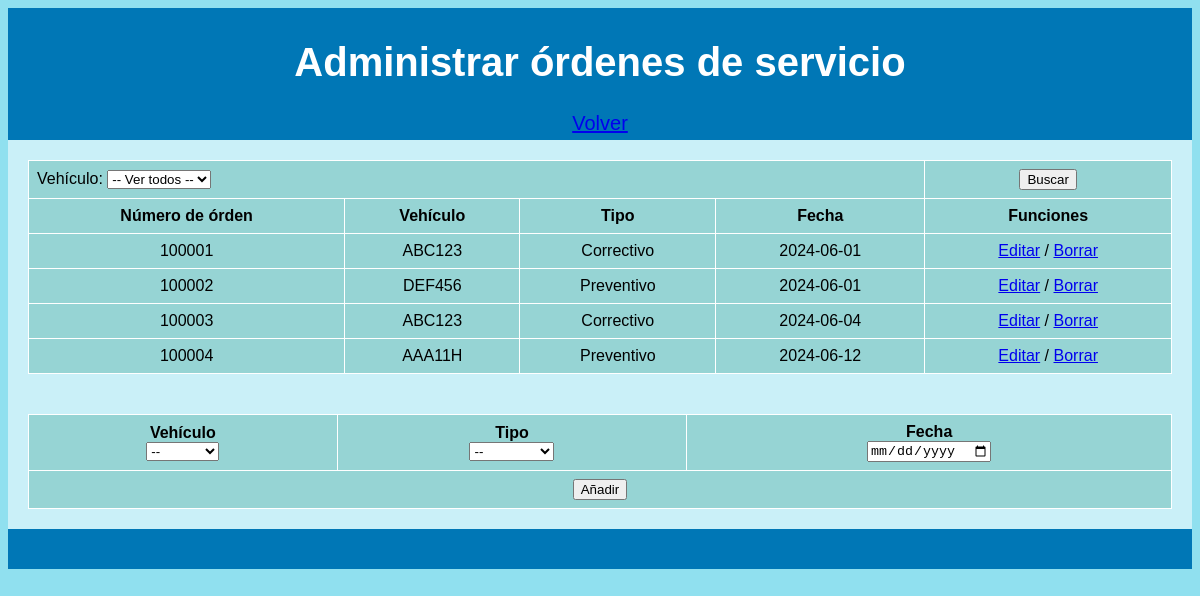
The app's page /form_editar_orden.php with its own data.
### tables this page shows
CREATE TABLE orden_de_servicio(
    numero_de_orden int NOT NULL AUTO_INCREMENT,
    vehiculo varchar(6) NOT NULL,
    tipo_orden text NOT NULL,
    fecha date NOT NULL,
    PRIMARY KEY (numero_de_orden)
);

### form_editar_orden.php (the view, shortened to what this page needs)
<?php
require "connection.php";
$orderData = 0;
?>
<!DOCTYPE html>
<html lang="en">
<head>
    <link rel="stylesheet" href="style.css">
</head>
<body>
    <header>
        <h1>Administrar órdenes de servicio</h1>
        <h13><a href = 'index.php'>Volver</a></h13>
    </header>
    <section>
        <table>
            <form action="editar_orden.php" method="post">
                <tr>
                    <td colspan="4" style="text-align: left;">
                        <label for="placa" class="class2">Vehículo: </label>
                        <select name="placa" id="placa">
                            <option value="todo">-- Ver todos --</option>
                        </select>
                    </td>
                    <td>
                        <input type="submit" value="Buscar" />
                    </td>
                </tr>
                <tr>
                    <th>Número de órden</th>
                    <th>Vehículo</th>
                    <th>Tipo</th>
                    <th>Fecha</th>
                    <th>Funciones</th>
                </tr>
                <?php
                $checking = 0;
                if (is_array($orderData)) {
                    if (sizeof($orderData) > 0) {
                        $checking = 1;
                    } else {
                        $checking = -1;
                    }
                } else {
                    $checking = 0;
                }
                if ($checking == 1) {
                    $orderNumbers = implode(",", $orderData);
                    $sql = "SELECT * FROM orden_de_servicio WHERE numero_de_orden IN (" . $orderNumbers . ")";
                    $result = mysqli_query($conn, $sql);
                    while ($row = mysqli_fetch_assoc($result)) {
                        echo "<tr>";
                        echo "<td>" . $row['numero_de_orden'] . "</td>";
                        echo "<td>" . $row['vehiculo'] . "</td>";
                        echo "<td>" . $row['tipo_orden'] . "</td>";
                        echo "<td>" . $row['fecha'] . "</td>";
                        echo "<td><a href='form_editar_items.php?order=" . $row['numero_de_orden'] . "'>Editar</a><a> / </a><a href='borrar_orden.php?order=" . $row['numero_de_orden'] . "'>Borrar</a></td>";
                        echo "</tr>";
                    }
                } else {
                    $sql = "SELECT * FROM orden_de_servicio";
                    $result = mysqli_query($conn, $sql);
                    while ($row = mysqli_fetch_assoc($result)) {
                        echo "<tr>";
                        echo "<td>" . $row['numero_de_orden'] . "</td>";
                        echo "<td>" . $row['vehiculo'] . "</td>";
                        echo "<td>" . $row['tipo_orden'] . "</td>";
                        echo "<td>" . $row['fecha'] . "</td>";
                        echo "<td><a href='form_editar_items.php?order=" . $row['numero_de_orden'] . "'>Editar</a><a> / </a><a href='borrar_orden.php?order=" . $row['numero_de_orden'] . "'>Borrar</a></td>";
                        echo "</tr>";
                    }
                }
                ?>
        </table>
    </section>
    <section>
        <table>
            <form action="Add_orden.php" method="post">
                <tr>
                    <th>
                        <label for="vehiculo" class="class1">Vehículo</label>
                        <select name="vehiculo" id="vehiculo">
                            <option value="invalid">--</option>
                        </select>
                    </th>
                    <th>
                        <label for="tipo" class="class1">Tipo</label>
                        <select name="tipo" id="tipo">
                            <option value="invalid">--</option>
                        </select>
                    </th>
                    <th>
                        <label for="fecha" class="class1">Fecha</label>
                        <input type="date" name="fecha" id="fecha">
                    </th>
                </tr>
                <tr>
                    <th colspan="3"><input type="submit" value="Añadir" /></th>
                </tr>
            </form>
        </table>
    </section>
    <footer>
    </footer>
</body>
</html>

### style.css (style rules this page uses)
* { box-sizing: border-box; }
body { font-family: Arial, Helvetica, sans-serif; background-color: #90e0ef ; }
header { background-color: #0077b6; padding: 5px; text-align: center; font-size: 20px; color: white; }
section { float: left; padding: 20px; width: 100%; background-color: #caf0f8; height: auto; }
section::after { content: ""; display: table; clear: both; }
footer { background-color: #0077b6; padding: 20px; text-align: left; color: rgb(0, 0, 0); float: left; width: 100%; }
table { font-family: arial, sans-serif; border-collapse: collapse; width: 100%; }
td, th { border: 1px solid #ffffff; text-align: center; padding: 8px; background-color: #96D4D4; border-collapse: collapse; }
.class1 { display: block; }
.class2 { display: inline-block; text-align: left; }

### records on screen
orden_de_servicio: numero_de_orden "100001", vehiculo "ABC123", tipo_orden "Correctivo", fecha "2024-06-01"
orden_de_servicio: numero_de_orden "100002", vehiculo "DEF456", tipo_orden "Preventivo", fecha "2024-06-01"
orden_de_servicio: numero_de_orden "100003", vehiculo "ABC123", tipo_orden "Correctivo", fecha "2024-06-04"
orden_de_servicio: numero_de_orden "100004", vehiculo "AAA11H", tipo_orden "Preventivo", fecha "2024-06-12"
